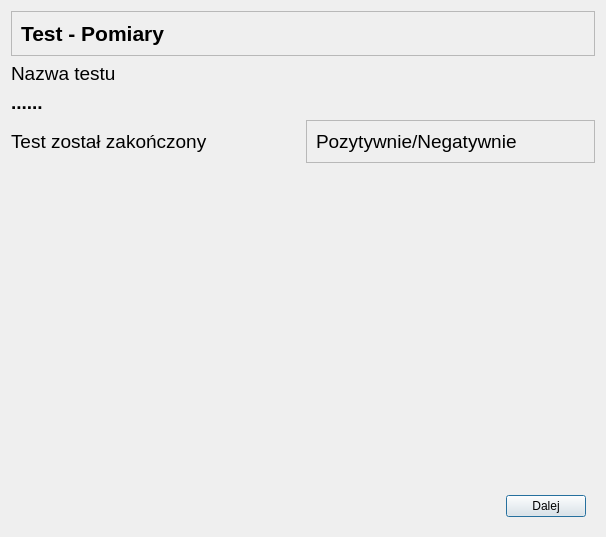
<?xml version="1.0" encoding="UTF-8"?>
<ui version="4.0">
 <class>Test9Podsumowanie</class>
 <widget class="QDialog" name="Test9Podsumowanie">
  <property name="geometry">
   <rect>
    <x>0</x>
    <y>0</y>
    <width>606</width>
    <height>537</height>
   </rect>
  </property>
  <property name="windowTitle">
   <string>Parametry Testu - Podsumowanie testu</string>
  </property>
  <layout class="QGridLayout" name="gridLayout">
   <item row="5" column="0">
    <widget class="QLabel" name="eBadanie">
     <property name="font">
      <font>
       <pointsize>14</pointsize>
      </font>
     </property>
     <property name="text">
      <string>Test został zakończony</string>
     </property>
     <property name="wordWrap">
      <bool>true</bool>
     </property>
    </widget>
   </item>
   <item row="5" column="1">
    <widget class="QFrame" name="frame_2">
     <property name="frameShape">
      <enum>QFrame::StyledPanel</enum>
     </property>
     <property name="frameShadow">
      <enum>QFrame::Raised</enum>
     </property>
     <layout class="QHBoxLayout" name="horizontalLayout_4">
      <item>
       <widget class="QLabel" name="label_3">
        <property name="font">
         <font>
          <pointsize>14</pointsize>
         </font>
        </property>
        <property name="text">
         <string>Pozytywnie/Negatywnie</string>
        </property>
       </widget>
      </item>
     </layout>
    </widget>
   </item>
   <item row="7" column="0" colspan="2">
    <widget class="QWidget" name="widget_btn" native="true">
     <layout class="QHBoxLayout" name="horizontalLayout_3">
      <property name="spacing">
       <number>20</number>
      </property>
      <item>
       <spacer name="horizontalSpacer">
        <property name="orientation">
         <enum>Qt::Horizontal</enum>
        </property>
        <property name="sizeHint" stdset="0">
         <size>
          <width>349</width>
          <height>20</height>
         </size>
        </property>
       </spacer>
      </item>
      <item>
       <widget class="QPushButton" name="pbDalej">
        <property name="text">
         <string>Dalej</string>
        </property>
        <property name="icon">
         <iconset theme="media-playback-start">
          <normaloff>.</normaloff>.</iconset>
        </property>
       </widget>
      </item>
     </layout>
    </widget>
   </item>
   <item row="2" column="0">
    <widget class="QLabel" name="label">
     <property name="font">
      <font>
       <pointsize>14</pointsize>
      </font>
     </property>
     <property name="text">
      <string>Nazwa testu</string>
     </property>
     <property name="alignment">
      <set>Qt::AlignLeading|Qt::AlignLeft|Qt::AlignVCenter</set>
     </property>
    </widget>
   </item>
   <item row="3" column="0" colspan="2">
    <widget class="QLabel" name="testName">
     <property name="font">
      <font>
       <pointsize>14</pointsize>
       <bold>true</bold>
      </font>
     </property>
     <property name="text">
      <string>......</string>
     </property>
    </widget>
   </item>
   <item row="1" column="0" colspan="2">
    <widget class="QFrame" name="frame">
     <property name="frameShape">
      <enum>QFrame::StyledPanel</enum>
     </property>
     <property name="frameShadow">
      <enum>QFrame::Raised</enum>
     </property>
     <layout class="QHBoxLayout" name="horizontalLayout">
      <item>
       <widget class="QLabel" name="label_2">
        <property name="font">
         <font>
          <pointsize>16</pointsize>
          <bold>true</bold>
         </font>
        </property>
        <property name="text">
         <string>Test - Pomiary</string>
        </property>
       </widget>
      </item>
     </layout>
    </widget>
   </item>
   <item row="6" column="0" colspan="2">
    <widget class="QStackedWidget" name="stackedWidget">
     <property name="currentIndex">
      <number>0</number>
     </property>
     <widget class="OdtwarzalnoscWyniki" name="odtwarzalnosc"/>
     <widget class="PowtarzalnoscWyniki" name="powtarzalnosc"/>
    </widget>
   </item>
  </layout>
 </widget>
 <customwidgets>
  <customwidget>
   <class>OdtwarzalnoscWyniki</class>
   <extends>QWidget</extends>
   <header>odtwarzalnoscwyniki.h</header>
   <container>1</container>
  </customwidget>
  <customwidget>
   <class>PowtarzalnoscWyniki</class>
   <extends>QWidget</extends>
   <header>powtarzalnoscwyniki.h</header>
   <container>1</container>
  </customwidget>
 </customwidgets>
 <resources/>
 <connections/>
</ui>
